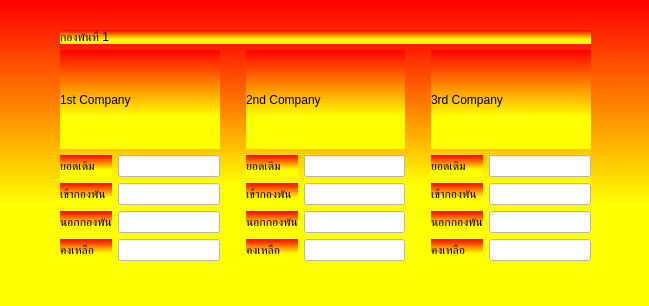
<?xml version="1.0" encoding="UTF-8"?>
<ui version="4.0">
 <class>MainWindow</class>
 <widget class="QMainWindow" name="MainWindow">
  <property name="geometry">
   <rect>
    <x>0</x>
    <y>0</y>
    <width>649</width>
    <height>306</height>
   </rect>
  </property>
  <property name="windowTitle">
   <string>MainWindow</string>
  </property>
  <property name="styleSheet">
   <string notr="true">background-color: qlineargradient(spread:pad, x1:0, y1:0, x2:0, y2:1, stop:0 rgba(255, 0, 0, 255), stop:0.668342 rgba(255, 255, 0, 255));</string>
  </property>
  <widget class="QWidget" name="centralwidget">
   <widget class="QWidget" name="layoutWidget">
    <property name="geometry">
     <rect>
      <x>60</x>
      <y>30</y>
      <width>531</width>
      <height>231</height>
     </rect>
    </property>
    <layout class="QGridLayout" name="gridLayout_10">
     <item row="0" column="0">
      <widget class="QLabel" name="label_26">
       <property name="text">
        <string>กองพันที่ 1</string>
       </property>
      </widget>
     </item>
     <item row="1" column="0">
      <layout class="QGridLayout" name="gridLayout_9">
       <item row="0" column="0">
        <layout class="QGridLayout" name="gridLayout_8">
         <item row="0" column="0" colspan="2">
          <layout class="QGridLayout" name="gridLayout_5">
           <item row="0" column="4">
            <layout class="QVBoxLayout" name="verticalLayout_4">
             <item>
              <widget class="QLabel" name="label_15">
               <property name="text">
                <string>3rd Company</string>
               </property>
              </widget>
             </item>
             <item>
              <layout class="QGridLayout" name="gridLayout_4">
               <item row="0" column="0">
                <widget class="QLabel" name="label_16">
                 <property name="text">
                  <string>ยอดเดิม</string>
                 </property>
                </widget>
               </item>
               <item row="1" column="0">
                <widget class="QLabel" name="label_17">
                 <property name="text">
                  <string>เข้ากองพัน</string>
                 </property>
                </widget>
               </item>
               <item row="0" column="1">
                <widget class="QLineEdit" name="lineEdit_13">
                 <property name="styleSheet">
                  <string notr="true">background-color: rgb(255, 255, 255);

</string>
                 </property>
                 <property name="text">
                  <string/>
                 </property>
                </widget>
               </item>
               <item row="2" column="1">
                <widget class="QLineEdit" name="lineEdit_14">
                 <property name="styleSheet">
                  <string notr="true">background-color: rgb(255, 255, 255);</string>
                 </property>
                </widget>
               </item>
               <item row="2" column="0">
                <widget class="QLabel" name="label_18">
                 <property name="text">
                  <string>นอกกองพัน</string>
                 </property>
                </widget>
               </item>
               <item row="3" column="0">
                <widget class="QLabel" name="label_19">
                 <property name="text">
                  <string>คงเหลือ</string>
                 </property>
                </widget>
               </item>
               <item row="3" column="1">
                <widget class="QLineEdit" name="lineEdit_15">
                 <property name="styleSheet">
                  <string notr="true">background-color: rgb(255, 255, 255);</string>
                 </property>
                </widget>
               </item>
               <item row="1" column="1">
                <widget class="QLineEdit" name="lineEdit_16">
                 <property name="styleSheet">
                  <string notr="true">background-color: rgb(255, 255, 255);</string>
                 </property>
                </widget>
               </item>
              </layout>
             </item>
            </layout>
           </item>
           <item row="0" column="0">
            <layout class="QVBoxLayout" name="verticalLayout">
             <item>
              <widget class="QLabel" name="label">
               <property name="text">
                <string>1st Company</string>
               </property>
              </widget>
             </item>
             <item>
              <layout class="QGridLayout" name="gridLayout">
               <item row="1" column="1">
                <widget class="QLineEdit" name="lineEdit_2">
                 <property name="styleSheet">
                  <string notr="true">background-color: rgb(255, 255, 255);</string>
                 </property>
                </widget>
               </item>
               <item row="3" column="1">
                <widget class="QLineEdit" name="lineEdit_7">
                 <property name="styleSheet">
                  <string notr="true">background-color: rgb(255, 255, 255);</string>
                 </property>
                </widget>
               </item>
               <item row="3" column="0">
                <widget class="QLabel" name="label_8">
                 <property name="text">
                  <string>คงเหลือ</string>
                 </property>
                </widget>
               </item>
               <item row="2" column="0">
                <widget class="QLabel" name="label_4">
                 <property name="text">
                  <string>นอกกองพัน</string>
                 </property>
                </widget>
               </item>
               <item row="0" column="0">
                <widget class="QLabel" name="label_2">
                 <property name="text">
                  <string>ยอดเดิม</string>
                 </property>
                </widget>
               </item>
               <item row="0" column="1">
                <widget class="QLineEdit" name="lineEdit">
                 <property name="styleSheet">
                  <string notr="true">background-color: rgb(255, 255, 255);
</string>
                 </property>
                </widget>
               </item>
               <item row="2" column="1">
                <widget class="QLineEdit" name="lineEdit_3">
                 <property name="styleSheet">
                  <string notr="true">background-color: rgb(255, 255, 255);</string>
                 </property>
                </widget>
               </item>
               <item row="1" column="0">
                <widget class="QLabel" name="label_3">
                 <property name="text">
                  <string>เข้ากองพัน</string>
                 </property>
                </widget>
               </item>
              </layout>
             </item>
            </layout>
           </item>
           <item row="0" column="3">
            <spacer name="verticalSpacer_2">
             <property name="orientation">
              <enum>Qt::Vertical</enum>
             </property>
             <property name="sizeHint" stdset="0">
              <size>
               <width>20</width>
               <height>40</height>
              </size>
             </property>
            </spacer>
           </item>
           <item row="0" column="2">
            <layout class="QVBoxLayout" name="verticalLayout_2">
             <item>
              <widget class="QLabel" name="label_5">
               <property name="text">
                <string>2nd Company</string>
               </property>
              </widget>
             </item>
             <item>
              <layout class="QGridLayout" name="gridLayout_3">
               <item row="0" column="0">
                <widget class="QLabel" name="label_11">
                 <property name="text">
                  <string>ยอดเดิม</string>
                 </property>
                </widget>
               </item>
               <item row="1" column="0">
                <widget class="QLabel" name="label_12">
                 <property name="text">
                  <string>เข้ากองพัน</string>
                 </property>
                </widget>
               </item>
               <item row="0" column="1">
                <widget class="QLineEdit" name="lineEdit_9">
                 <property name="styleSheet">
                  <string notr="true">background-color: rgb(255, 255, 255);</string>
                 </property>
                </widget>
               </item>
               <item row="2" column="1">
                <widget class="QLineEdit" name="lineEdit_10">
                 <property name="styleSheet">
                  <string notr="true">background-color: rgb(255, 255, 255);</string>
                 </property>
                </widget>
               </item>
               <item row="2" column="0">
                <widget class="QLabel" name="label_13">
                 <property name="text">
                  <string>นอกกองพัน</string>
                 </property>
                </widget>
               </item>
               <item row="3" column="0">
                <widget class="QLabel" name="label_14">
                 <property name="text">
                  <string>คงเหลือ</string>
                 </property>
                </widget>
               </item>
               <item row="3" column="1">
                <widget class="QLineEdit" name="lineEdit_11">
                 <property name="styleSheet">
                  <string notr="true">background-color: rgb(255, 255, 255);</string>
                 </property>
                </widget>
               </item>
               <item row="1" column="1">
                <widget class="QLineEdit" name="lineEdit_12">
                 <property name="styleSheet">
                  <string notr="true">background-color: rgb(255, 255, 255);</string>
                 </property>
                </widget>
               </item>
              </layout>
             </item>
            </layout>
           </item>
           <item row="0" column="1">
            <spacer name="verticalSpacer">
             <property name="orientation">
              <enum>Qt::Vertical</enum>
             </property>
             <property name="sizeHint" stdset="0">
              <size>
               <width>20</width>
               <height>40</height>
              </size>
             </property>
            </spacer>
           </item>
          </layout>
         </item>
        </layout>
       </item>
      </layout>
     </item>
    </layout>
   </widget>
  </widget>
 </widget>
 <resources/>
 <connections/>
</ui>
